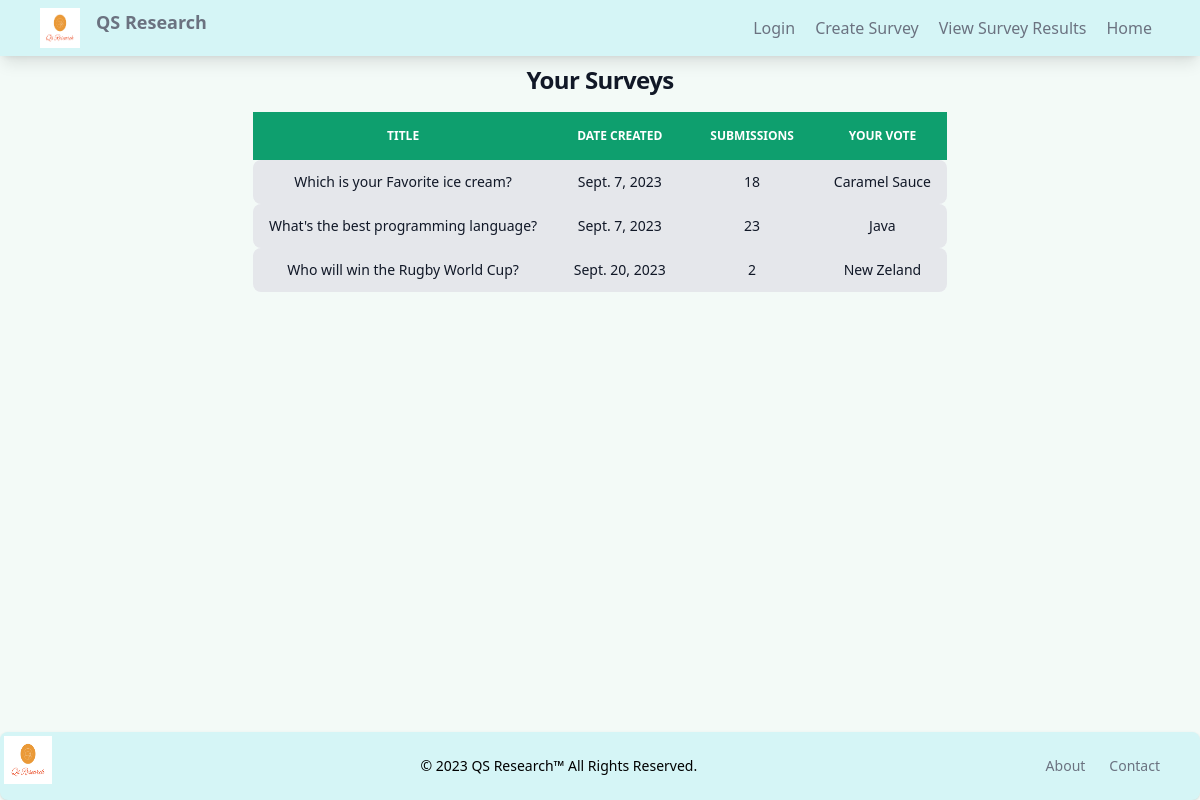
/myvotes/rulo, run on the app's committed database.
### surveyapp/models.py (models this page shows, shortened)
class Uservotes(models.Model):
    class Meta:
        unique_together = (('username', 'answer'),)
    question_name = models.ForeignKey(Survey, on_delete=models.CASCADE)
    username = models.CharField(max_length=100)
    answer = models.CharField(max_length=50)

class Survey(models.Model):
    STATUSES = [
        ('Pending', 'Pending'),
        ('Running', 'Running'),
        ('Finished', 'Finished')
    ]
    id = models.IntegerField(primary_key=True)
    date = models.DateField()
    topic = models.CharField(max_length=50, default='hola')
    question = models.CharField(max_length=200)
    creator = models.CharField(max_length=100)
    submissions = models.IntegerField(default=0)
    status = models.CharField(max_length=15, choices=STATUSES, default='Pending')

### surveyapp/views.py (the view)
# urls.py: path('myvotes/<str:username>', views.Myvotes, name='myvotes'),
def Myvotes(request, username):
    user = User.objects.filter(username=username)
    print('username', username)
    items = Uservotes.objects.select_related('question').filter(username=username).values()
    votes = Uservotes.objects.select_related('question_name').filter(username=username)  # values().order_by('question_name')
    from django.db.models import F
    print('votes', votes)
    print('items',items)
    context = {'surveyinfo': votes}
    print('\n')
    print('all', all)
    return render(request, 'surveys/myvotes.html', context )

### surveyapp/templates/surveys/myvotes.html (shortened to what this page needs)
{% extends 'surveys/base.html' %}
  {% load static %}
{% load tailwind_tags %}  -->
{% block content %}
<nav class="bg-teal-100 shadow-lg">
    <div class="max-w-6xl mx-auto px-4">
      <div class="">
        <div class="max-w-screen-xl flex flex-wrap items-center justify-between">
           <div class="flex flex-wrap text-left">
              <img src="{% static 'media/qs-research-logo.png' %}" alt="Logo" class="h-10 w-10 mr-4" />
              <span class="font-semibold text-gray-500 text-lg"
                >QS Research</span
              >
          </div>
          <div class="hidden justify-start flex md:flex items-center space-x-1">
            {% if user.is_authenticated %}
            <div class="flex text-black-400 items-center lg:mr-20 sm:mr-0 lm:mr-0">
              Welcome
              <div class="text-red-400 items-center font-medium italic ml-5 lg:mr-20 sm:mr-0 lm:mr-0">
              {{ user.get_username }}
              </div>
              </div>
              <a href="{% url 'logout' %}?next={{ request.path }}"
              class="py-4 px-2 text-gray-500 hover:text-green-500 transition duration-300">Logout</a>
            {% else %}
              <a href="{% url 'login' %}?next={{ request.path }}"
              class="py-4 px-2 text-gray-500 hover:text-green-500 transition duration-300">Login</a>
            {% endif %}
            <a
            href="{% url 'newsurvey' %}"
            class="py-4 px-2 text-gray-500 hover:text-green-500 transition duration-300"
            >Create Survey</a
          >
          <a
          href="{% url 'submissions' %}"
          class="py-4 px-2 text-gray-500 hover:text-green-500 transition duration-300"
          >View Survey Results</a>
            <a
              href="{% url 'home' %}"
              class="py-4 px-2 text-gray-500 hover:text-green-500 transition duration-300"
              >Home</a
            >
          </div>
        </div>
  </div>
  </div>
  </div>
<h1 class="mb-4 text-center mt-2 text-2xl font-extrabold leading-none tracking-tight text-gray-900 md:text-2xl lg:text-2xl dark:text-white">Your Surveys</h1>
<table class="mx-auto py-2 text-sm text-left text-gray-500 dark:text-gray-400">
  <thead class="text-xs text-gray-700 uppercase bg-green-500 text-white first:rounded-tl-lg first:rounded-bl-lg last:rounded-tr-lg last:rounded-br-lg">
      <tr>
        <th scope="col" class="p-4 text-center">Title</th>
        <th scope="col" class="px-6 py-3 text-center">Date Created</th>
        <th scope="col" class="px-6 py-3 text-center">Submissions</th>
        <th scope="col" class="px-6 py-3 text-center">Your Vote</th>
      </tr>
    </thead>
    <tbody>
        {% for survey in surveyinfo %}
      <tr class="bg-slate-50 border-spacing">
        <td class="px-4 py-3 text-center text-gray-900 bg-gray-200 first:rounded-tl-lg first:rounded-bl-lg last:rounded-tr-lg last:rounded-br-lg">{{survey.question_name.question}}</td>
        <td class="px-4 py-3 text-center text-gray-900 bg-gray-200 first:rounded-tl-lg first:rounded-bl-lg last:rounded-tr-lg last:rounded-br-lg">{{survey.question_name.date}}</td>
        <td class="px-4 py-3 text-center text-gray-900 bg-gray-200 first:rounded-tl-lg first:rounded-bl-lg last:rounded-tr-lg last:rounded-br-lg">{{survey.question_name.submissions}}</td>
        <td class="px-4 py-3 text-center text-gray-900 bg-gray-200 first:rounded-tl-lg first:rounded-bl-lg last:rounded-tr-lg last:rounded-br-lg">{{survey.answer}}</td>
      </tr>
      {% endfor %}
    </tbody>
  </table>
  <footer class="fixed bottom-0 left-0 z-20 w-full bg-teal-100 rounded-lg shadow dark:bg-gray-900">
    <div class="w-full max-w-screen-xl mx-auto">
        <div class="flex flex-wrap justify-between">
          <img src="{% static 'media/qs-research-logo.png' %}" alt="Logo" class="h-14 w-14 mr-4 p-1" />
          <span class="block items-center text-sm my-6 sm:text-center dark:text-gray-400">© 2023 QS Research™ All Rights Reserved.</span>
            <ul class="flex flex-wrap lg:mr-10 sm:mr-6 lm:mr-6 items-center mb-6 text-sm font-medium text-gray-500 sm:mb-0 dark:text-gray-400">
                <li>
                    <a href="#" class="mr-4 hover:underline md:mr-6 ">About</a>
                </li>
                <li>
                    <a href="#" class="hover:underline">Contact</a>
                </li>
            </ul>
    </div>
  </div>
  </footer>
{% endblock content %}

### data on the page
Uservotes: question_name.question "Which is your Favorite ice cream?", question_name "Sept. 7, 2023", question_name.submissions "18", answer "Caramel Sauce"
Uservotes: question_name.question "What's the best programming language?", question_name "Sept. 7, 2023", question_name.submissions "23", answer "Java"
Uservotes: question_name.question "Who will win the Rugby World Cup?", question_name "Sept. 20, 2023", question_name.submissions "2", answer "New Zeland"
